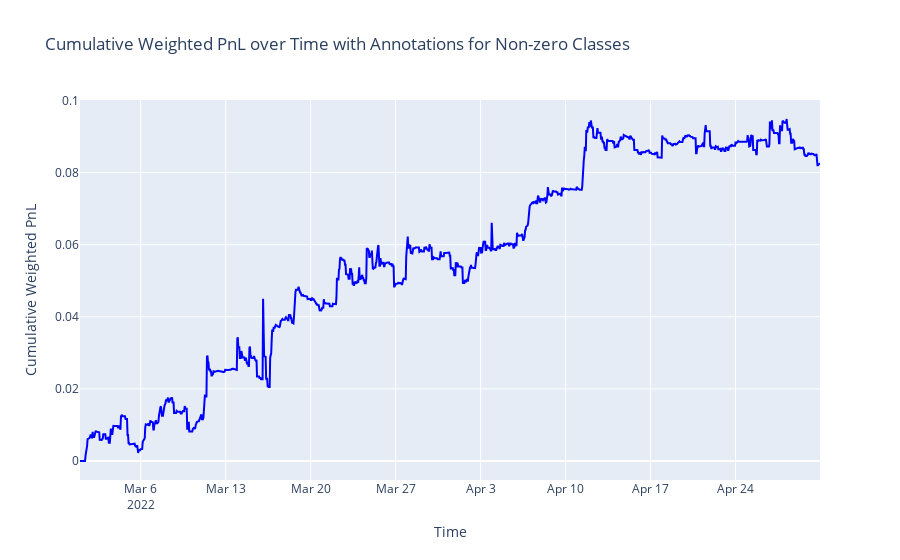

This figure's notebook cell:
### Code cell
# Create the plot
fig = go.Figure()

# Add the cumulative weighted PnL line
fig.add_trace(go.Scatter(
    x=strategy_result_copy['ts_hour'],
    y=strategy_result_copy['cumulative_weighted_pnl'],
    mode='lines',
    name='Cumulative Weighted PnL',
    line=dict(color='blue')
))

# Update layout
fig.update_layout(
    title='Cumulative Weighted PnL over Time with Annotations for Non-zero Classes',
    xaxis_title='Time',
    yaxis_title='Cumulative Weighted PnL',
    # template='plotly_white'
)


# Show the plot
fig.show()

### Figure 1 — Plotly figure (JSON) as saved in the notebook; plotly's stock layout.template omitted (floating-point values rounded to 4 significant figures; data arrays with more than 128 entries replaced by an {"elided": "..."} marker saying what was removed)
{"data": [{"line": {"color": "blue"}, "mode": "lines", "name": "Cumulative Weighted PnL", "type": "scatter", "x": {"elided": "1461 str values"}, "y": {"elided": "1461 float values"}}], "layout": {"title": {"text": "Cumulative Weighted PnL over Time with Annotations for Non-zero Classes"}, "xaxis": {"title": {"text": "Time"}}, "yaxis": {"title": {"text": "Cumulative Weighted PnL"}}}}
